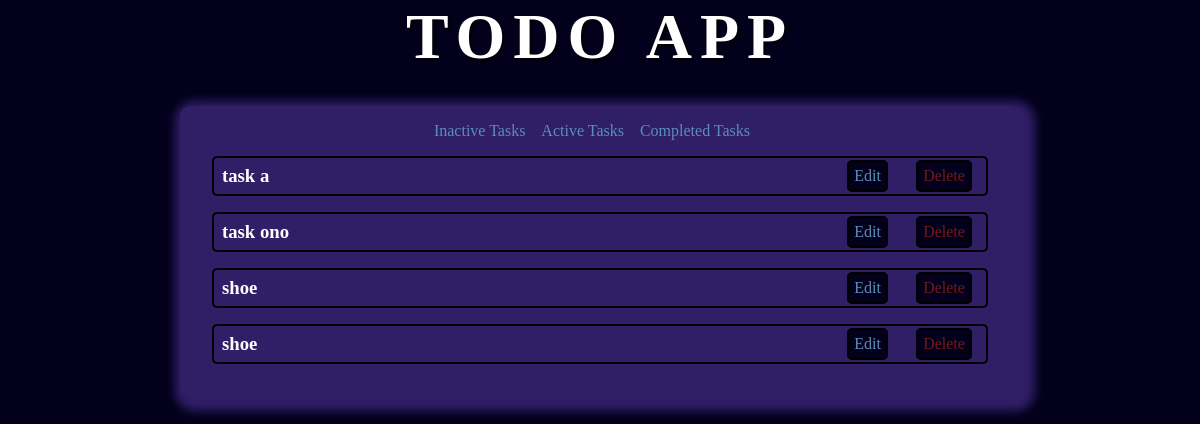
The page /active on the database its author committed.
### todo/models.py (models this page shows, shortened)
class Task(models.Model):
    task_name = models.CharField(max_length=120)
    created_at = models.DateTimeField(auto_now=True)
    modified_at = models.DateTimeField(auto_now_add=True)
    start_time = models.DateTimeField(default=timezone.now)
    completion_time = models.DateTimeField(default=timezone.now)
    task_status = models.CharField(max_length=10)

### todo/views.py (the view)
# urls.py: path('active', views.active_task_view, name='active'),
def active_task_view(request):
    status= TaskStatus.ACTIVE.value
    tasks = Task.objects.filter(task_status=status)
    context = {"tasks" : tasks,
               "status" : status}
    return render(request, 'todo/view.html', context)

### todo/templates/todo/view.html (shortened to what this page needs)
{% extends 'base.html' %} {% block content %}
<div class="tasks-container">
  <ul class="nav">
    <li><a href="{% url 'inactive' %}">Inactive Tasks</a></li>
    <li><a href="{% url 'active' %}">Active Tasks</a></li>
    <li><a href="{% url 'inactive' %}">Completed Tasks</a></li>
  </ul>
  {%for task in tasks %}
  <div class="task-container">
    <div class="essential">
      <div  class="task-name">
        <h3>{{ task.task_name }}</h3>
      </div>
      <div class="buttons" >
        <a class="button edit-button" href="edit/{{task.id}}">Edit</a>
        <a class="button delete-button" href="#">Delete</a>
      </div>
    </div>
  </div>
  {% endfor %}
</div>
{% endblock %}

### static/css/home.css (style rules this page uses)
:root { --primary-dark: #03001c; --secondary-dark: #301e67; --accent-dark: #5b8fb9; --accent-dark-2: #b6eada; --primary-light: #b799ff; --secondary-light: #acbcff; --accent-light: #aee2ff; --accent-light-2: #e6fffd; }
* { margin: 0; padding: 0; box-sizing: border-box; }
body { background: var(--primary-dark); color: #fff; }
.tasks-container { max-width: 70%; background: var(--secondary-dark); border-radius: 10px; margin: 2rem; margin-left: 15%; padding: 1rem; box-shadow: 5px 5px 10px 10px var(--secondary-dark); }
.task-container { background: var(--secondary-dark); border: 2px solid #000; margin: 1rem; padding-left: 0.5rem; border-radius: 5px; }
.essential { display: flex; flex-direction: row; justify-content: space-between; align-items: center; }
.task-name { flex-basis: 80%; }
.buttons { flex-basis: 20%; display: flex; justify-content: space-around; }
.button { text-decoration: none; font-weight: 500; border: 2px solid black; border-radius: 5px; padding: 5px; margin: 2px; background: var(--primary-dark); transition: 0.1s ease-in-out; }
.edit-button { color: var(--accent-dark); }
.delete-button { color: rgb(119, 23, 23); }
.nav { list-style-type: none; display: flex; justify-content: center; align-items: center; }
.nav li { padding-right: 1rem; }
.nav li a { text-decoration: none; color: var(--accent-dark); }

### rows shown on the page
Task: task_name "task a"
Task: task_name "task ono"
Task: task_name "shoe"
Task: task_name "shoe"
